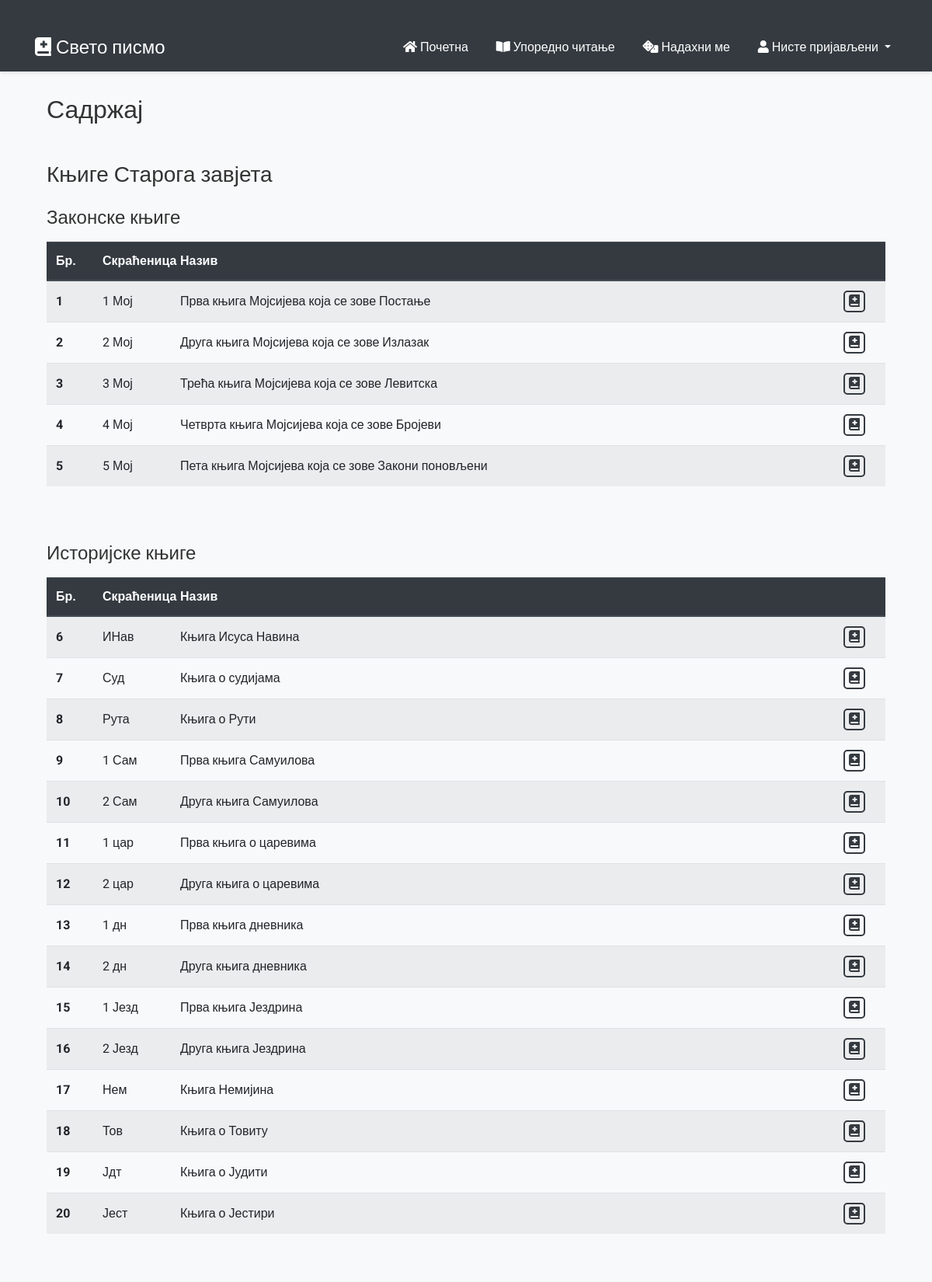
The page / (upper part) on the database its author committed.
### verse_fetcher/models.py (models this page shows, shortened)
class Books(models.Model):
    id = models.AutoField(primary_key=True)  # Explicit primary key
    acronym = models.TextField()
    title = models.TextField()
    class Meta:
        managed = False  # Keep this if you don't want Django to manage the table
        db_table = 'books'

### web_page/views.py (the view)
# urls.py: path("", views.index, name="index"),
def index(request):
    books = Books.objects.all()
    return render(request, "web_page/index.html", {
        "books": books
    })

### web_page/templates/web_page/index.html (shortened to what this page needs)
{% extends "web_page/layout.html" %}
{% load static %}
{% block body %}
<div class="container">
    <h2 class="my-4 unselectable">Садржај</h2>
    <div class="bible-table-container">
        <h3 class="mt-5 mb-3 unselectable">Књиге Старога завјета</h3>
        <h4 class="mt-4 mb-3 unselectable">Законске књиге</h4>
        <div class="table-responsive">
            <table class="table table-striped table-hover mb-5">
                <thead class="thead-dark">
                    <tr>
                        <th scope="col" style="width: 60px" class="unselectable">Бр.</th>
                        <th scope="col" style="width: 100px" class="unselectable">Скраћеница</th>
                        <th scope="col" class="unselectable">Назив</th>
                        <th scope="col" style="width: 80px"></th>
                    </tr>
                </thead>
                <tbody>
                    {% for book in books %}
                        {% if book.id >= 1 and book.id <= 5 %}
                        <tr>
                            <th scope="row" class="unselectable">{{ forloop.counter }}</th>
                            <td class="text-nowrap">{{ book.acronym }}</td>
                            <td>{{ book.title }}</td>
                            <td class="text-center"><a href="{% url 'show_book' book_id=book.id %}" class="btn btn-sm btn-outline-primary"><i class='fas fa-book-medical'></i></a></td>
                        </tr>
                        {% endif %}
                    {% endfor %}
                </tbody>
            </table>
        </div>
        <h4 class="mt-4 mb-3 unselectable">Историјске књиге</h4>
        <div class="table-responsive">
            <table class="table table-striped table-hover mb-5">
                <thead class="thead-dark">
                    <tr>
                        <th scope="col" style="width: 60px" class="unselectable">Бр.</th>
                        <th scope="col" style="width: 100px" class="unselectable">Скраћеница</th>
                        <th scope="col" class="unselectable">Назив</th>
                        <th scope="col" style="width: 80px"></th>
                    </tr>
                </thead>
                <tbody>
                    {% for book in books %}
                        {% if book.id >= 6 and book.id <= 20 %}
                        <tr>
                            <th scope="row" class="unselectable">{{ forloop.counter }}</th>
                            <td class="text-nowrap">{{ book.acronym }}</td>
                            <td>{{ book.title }}</td>
                            <td class="text-center"><a href="{% url 'show_book' book_id=book.id %}" class="btn btn-sm btn-outline-primary"><i class='fas fa-book-medical'></i></a></td>
                        </tr>
                        {% endif %}
                    {% endfor %}
                </tbody>
            </table>
        </div>
    </div>
</div>
{% endblock %}

### web_page/static/web_page/css/styles.css (style rules this page uses)
body { font-family: 'Roboto', sans-serif; background-color: #f8f9fa; color: #333; }
.container { margin-top: 30px; }
.unselectable { -webkit-user-select: none; -moz-user-select: none; -ms-user-select: none; user-select: none; }
.btn-outline-primary { background-color: transparent; border: 2px solid #343a40; color: #343a40; padding: 0px 5px; font-size: 16px; font-weight: 500; border-radius: 5px; cursor: pointer; transition: background-color 0.3s ease, color 0.3s ease, border-color 0.3s ease; }
a { color: #ffc107; text-decoration: none; transition: color 0.3s ease; }
.bible-table-container { margin-bottom: 3rem; }
.table { table-layout: fixed; }
.table th, .table td { vertical-align: middle; padding: 0.75rem; }
.table thead th { border-bottom-width: 2px; background-color: #343a40; color: white; }
.text-nowrap { white-space: nowrap; }

### rows shown on the page
Books: acronym "1 Мој", title "Прва књига Мојсијева која се зове Постање"
Books: acronym "2 Мој", title "Друга књига Мојсијева која се зове Излазак"
Books: acronym "3 Мој", title "Трећа књига Мојсијева која се зове Левитска"
Books: acronym "4 Мој", title "Четврта књига Мојсијева која се зове Бројеви"
Books: acronym "5 Мој", title "Пета књига Мојсијева која се зове Закони поновљени"
Books: acronym "ИНав", title "Књига Исуса Навина"
Books: acronym "Суд", title "Књига о судијама"
Books: acronym "Рута", title "Књига о Рути"
Books: acronym "1 Сам", title "Прва књига Самуилова"
Books: acronym "2 Сам", title "Друга књига Самуилова"
Books: acronym "1 цар", title "Прва књига о царевима"
Books: acronym "2 цар", title "Друга књига о царевима"
Books: acronym "1 дн", title "Прва књига дневника"
Books: acronym "2 дн", title "Друга књига дневника"
Books: acronym "1 Језд", title "Прва књига Јездрина"
Books: acronym "2 Језд", title "Друга књига Јездрина"
Books: acronym "Нем", title "Књига Немијина"
Books: acronym "Тов", title "Књига о Товиту"
Books: acronym "Јдт", title "Књига о Јудити"
Books: acronym "Јест", title "Књига о Јестири"
